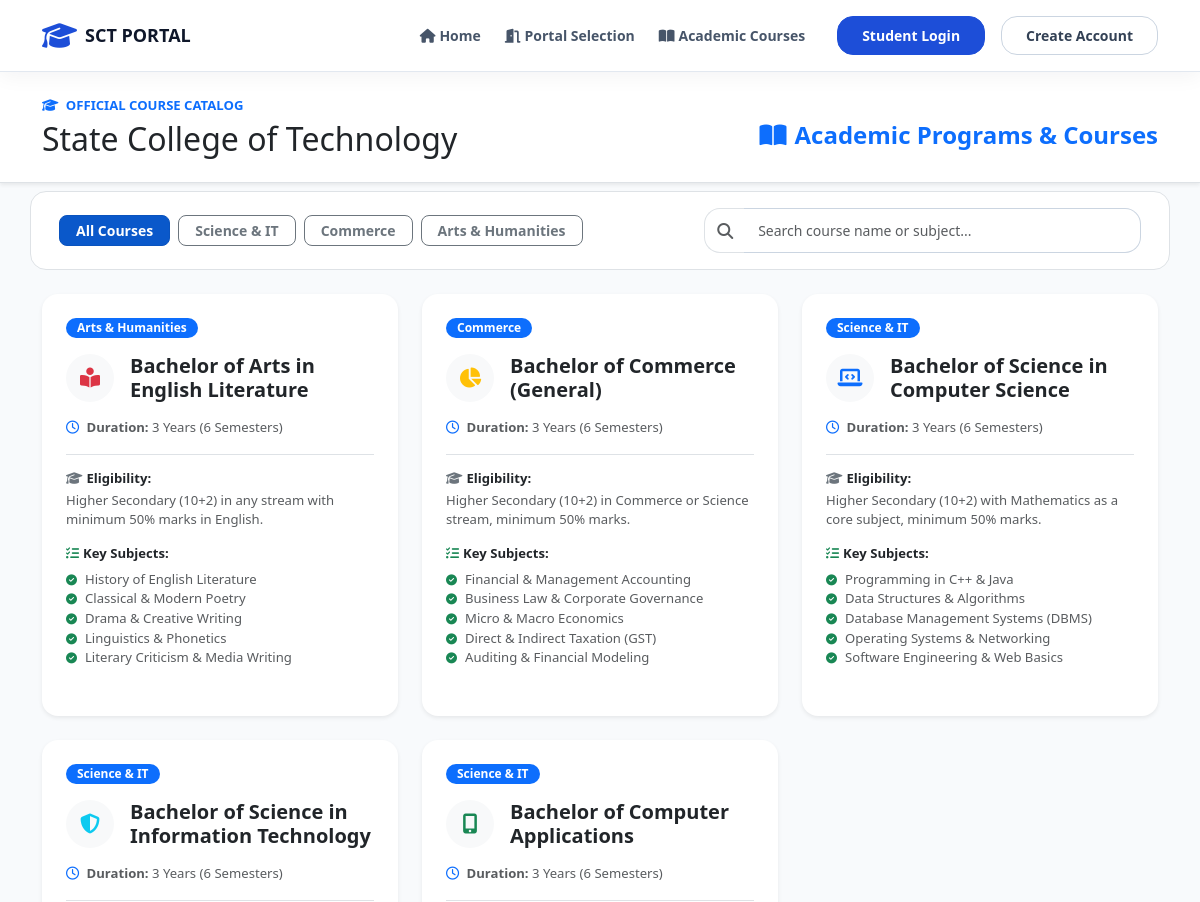
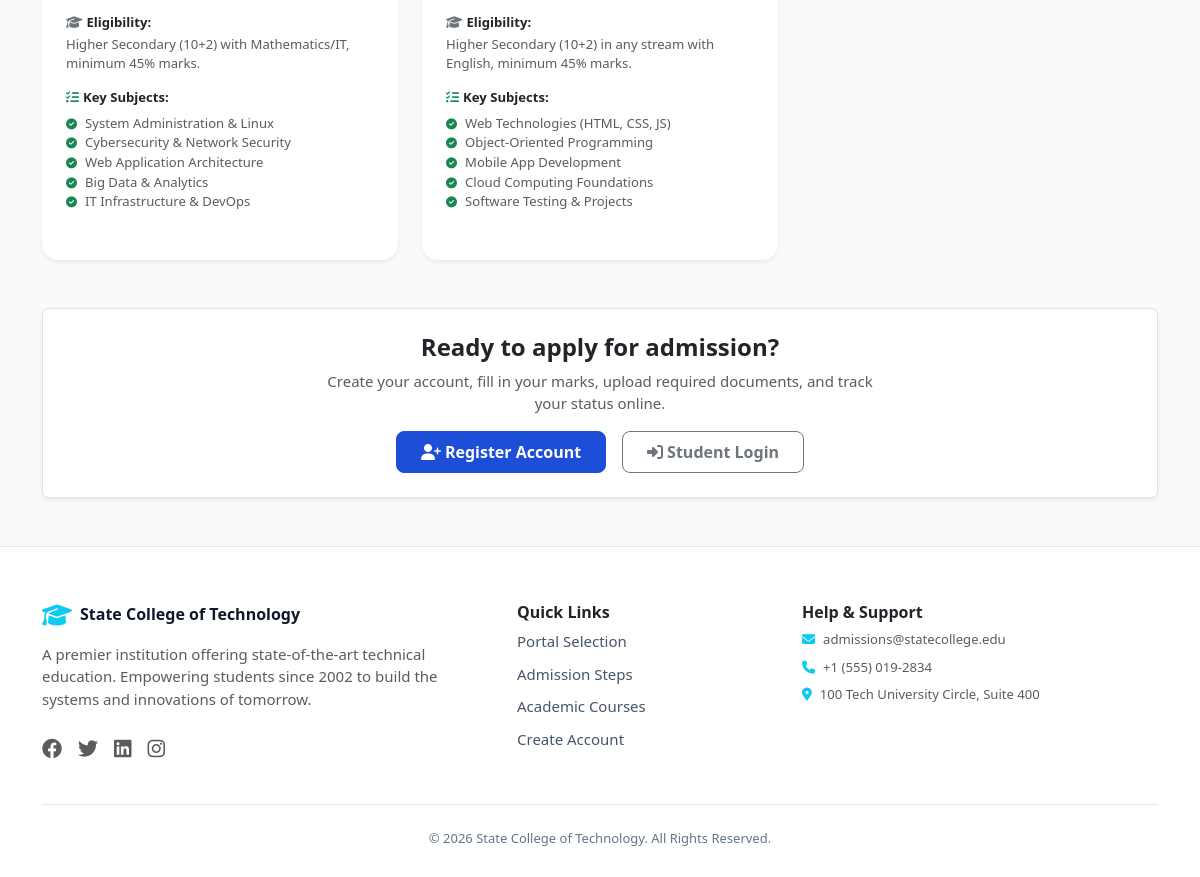
/courses.php, run on the app's committed database (2 pictures, top to bottom).
### tables this page shows
CREATE TABLE `courses` (
  `course_id` int NOT NULL AUTO_INCREMENT,
  `course_name` varchar(100) NOT NULL,
  `department` varchar(100) NOT NULL,
  `semester` varchar(20) NOT NULL,
  `total_seats` int NOT NULL DEFAULT '60',
  PRIMARY KEY (`course_id`)
);

### includes/auth.php (called while the page is built, shortened)
<?php
function e($value)
{
    return htmlspecialchars((string) $value, ENT_QUOTES, 'UTF-8');
}
?>

### courses.php (the view, shortened to what this page needs)
<?php
require_once 'includes/db_connect.php';
require_once 'includes/auth.php';
try {
    $stmt = $pdo->query("SELECT * FROM courses ORDER BY department, course_name");
    $courses_from_db = $stmt->fetchAll();
} catch (PDOException $e) {
    $courses_from_db = [];
}
$course_full_names = [
    'B.Sc. Computer Science' => 'Bachelor of Science in Computer Science',
    'Bachelor of Computer Applications (BCA)' => 'Bachelor of Computer Applications',
    'B.Com. (General)' => 'Bachelor of Commerce (General)',
    'B.A. English Literature' => 'Bachelor of Arts in English Literature',
    'B.Sc. Information Technology (B.Sc. IT)' => 'Bachelor of Science in Information Technology'
];
$default_details = [
    'icon' => 'fa-graduation-cap text-secondary',
    'duration' => '3 Years (6 Semesters)',
    'eligibility' => 'Higher Secondary (10+2) from a recognized board with minimum 45% marks.',
    'curriculum' => [
        'Core Foundational Coursework',
        'Specialized Subject Modules',
        'Elective Modules',
        'Practical Laboratory Work'
    ]
];
include 'includes/header.php';
?>
<div class="bg-white border-bottom py-4 shadow-sm">
    <div class="container">
        <div class="row align-items-center gy-3">
            <div class="col-md-7 text-center text-md-start">
                <span class="text-primary fw-bold small text-uppercase tracking-wider d-block mb-1">
                    <i class="fa-solid fa-graduation-cap me-1"></i> Official Course Catalog
                </span>
                <h2 class="fw-extrabold text-dark mb-0">State College of Technology</h2>
            </div>
            <div class="col-md-5 text-center text-md-end">
                <h4 class="fw-bold text-primary mb-0 mt-3">
                    <i class="fa-solid fa-book-open me-2"></i>Academic Programs & Courses
                </h4>
            </div>
        </div>
    </div>
</div>
<div class="container my-4">
    <div class="row align-items-center gy-3 bg-white p-3 rounded-4 border">
        <div class="col-12 col-lg-7 mt-0">
            <div class="d-flex align-items-center gap-2 flex-wrap" id="deptFilters">
                <button class="btn btn-primary btn-sm fw-bold px-3 filter-btn active" data-dept="all">All Courses</button>
                <button class="btn btn-outline-secondary btn-sm fw-semibold px-3 filter-btn" data-dept="Science & IT">Science & IT</button>
                <button class="btn btn-outline-secondary btn-sm fw-semibold px-3 filter-btn" data-dept="Commerce">Commerce</button>
                <button class="btn btn-outline-secondary btn-sm fw-semibold px-3 filter-btn" data-dept="Arts & Humanities">Arts & Humanities</button>
            </div>
        </div>
        <div class="col-12 col-lg-5 mt-3 mt-lg-0">
            <div class="input-group">
                <span class="input-group-text bg-white rounded-start-4 border-end-0"><i class="fa-solid fa-magnifying-glass text-muted"></i></span>
                <input type="text" id="courseSearch" class="form-control rounded-end-4 border-start-0" placeholder="Search course name or subject...">
            </div>
        </div>
    </div>
</div>
<div class="container mb-5">
    <?php if (empty($courses_from_db)): ?>
        <div class="alert alert-info text-center shadow-sm py-4">
            <i class="fa-solid fa-circle-info fs-3 mb-2 text-info"></i>
            <h5>No Active Courses Found</h5>
            <p class="mb-0 text-muted">Course database is currently empty. Please check back later or contact admin.</p>
        </div>
    <?php else: ?>
        <div class="row g-4" id="courseCardList">
            <?php foreach ($courses_from_db as $course):
                $c_name = $course['course_name'];
                $full_name = $course_full_names[$c_name] ?? $c_name;
                $details = $course_details_map[$full_name] ?? $course_details_map[$c_name] ?? $default_details;
            ?>
                <div class="col-md-6 col-lg-4 course-item"
                    data-dept="<?php echo e($course['department']); ?>"
                    data-search="<?php echo e(strtolower($full_name . ' ' . $c_name . ' ' . $course['department'] . ' ' . implode(' ', $details['curriculum']))); ?>">
                    <div class="card h-100 border-0 shadow-sm rounded-4 overflow-hidden d-flex flex-column">
                        <div class="card-body p-4 d-flex flex-column">
                            <div class="d-flex align-items-center justify-content-between mb-3">
                                <span class="badge bg-primary text-white px-2.5 py-1 rounded-pill small"><?php echo e($course['department']); ?></span>
                            </div>
                            <div class="d-flex align-items-center gap-3 mb-3">
                                <div class="rounded-circle bg-light d-flex align-items-center justify-content-center flex-shrink-0" style="width: 48px; height: 48px; font-size: 20px;">
                                    <i class="fa-solid <?php echo e($details['icon']); ?>"></i>
                                </div>
                                <h4 class="card-title fw-bold text-dark mb-0 fs-5"><?php echo e($full_name); ?></h4>
                            </div>
                            <div class="mb-3 pb-3 border-bottom text-muted small">
                                <i class="fa-regular fa-clock me-1 text-primary"></i> <strong>Duration:</strong> <?php echo e($details['duration']); ?>
                            </div>
                            <div class="mb-3">
                                <h6 class="fw-bold text-dark small mb-1"><i class="fa-solid fa-graduation-cap me-1 text-secondary"></i>Eligibility:</h6>
                                <p class="text-muted small mb-0" style="line-height: 1.5;"><?php echo e($details['eligibility']); ?></p>
                            </div>
                            <div class="flex-grow-1">
                                <h6 class="fw-bold text-dark small mb-2"><i class="fa-solid fa-list-check me-1 text-success"></i>Key Subjects:</h6>
                                <ul class="list-unstyled mb-0">
                                    <?php foreach ($details['curriculum'] as $item): ?>
                                        <li class="small text-muted mb-1.5 d-flex align-items-start">
                                            <i class="fa-solid fa-circle-check text-success me-2 mt-1" style="font-size: 11px;"></i>
                                            <span><?php echo e($item); ?></span>
                                        </li>
                                    <?php endforeach; ?>
                                </ul>
                            </div>
                        </div>
                    </div>
                </div>
            <?php endforeach; ?>
        </div>
    <?php endif; ?>
    <div class="text-center mt-5 p-4 bg-white rounded shadow-sm border">
        <h4 class="fw-bold text-dark mb-2">Ready to apply for admission?</h4>
        <p class="text-muted mb-3 mx-auto" style="max-width: 550px;">Create your account, fill in your marks, upload required documents, and track your status online.</p>
        <div class="d-flex justify-content-center gap-3 flex-wrap">
            <a href="student_register.php" class="btn btn-primary fw-bold px-4 py-2"><i class="fa-solid fa-user-plus me-1"></i>Register Account</a>
            <a href="login.php?role=student" class="btn btn-outline-secondary fw-bold px-4 py-2"><i class="fa-solid fa-right-to-bracket me-1"></i>Student Login</a>
        </div>
    </div>
</div>
<?php include 'includes/footer.php'; ?>

### data on the page
courses: department "Arts & Humanities", course_name "Bachelor of Arts in English Literature", course_name "3 Years (6 Semesters)", course_name "Higher Secondary (10+2) in any stream with minimum 50% marks in English.", course_name "History of English Literature", course_name "Classical & Modern Poetry", course_name "Drama & Creative Writing", course_name "Linguistics & Phonetics", course_name "Literary Criticism & Media Writing"
courses: department "Commerce", course_name "Bachelor of Commerce (General)", course_name "3 Years (6 Semesters)", course_name "Higher Secondary (10+2) in Commerce or Science stream, minimum 50% marks.", course_name "Financial & Management Accounting", course_name "Business Law & Corporate Governance", course_name "Micro & Macro Economics", course_name "Direct & Indirect Taxation (GST)", course_name "Auditing & Financial Modeling"
courses: department "Science & IT", course_name "Bachelor of Science in Computer Science", course_name "3 Years (6 Semesters)", course_name "Higher Secondary (10+2) with Mathematics as a core subject, minimum 50% marks.", course_name "Programming in C++ & Java", course_name "Data Structures & Algorithms", course_name "Database Management Systems (DBMS)", course_name "Operating Systems & Networking", course_name "Software Engineering & Web Basics"
courses: department "Science & IT", course_name "Bachelor of Science in Information Technology", course_name "3 Years (6 Semesters)", course_name "Higher Secondary (10+2) with Mathematics/IT, minimum 45% marks.", course_name "System Administration & Linux", course_name "Cybersecurity & Network Security", course_name "Web Application Architecture", course_name "Big Data & Analytics", course_name "IT Infrastructure & DevOps"
courses: department "Science & IT", course_name "Bachelor of Computer Applications", course_name "3 Years (6 Semesters)", course_name "Higher Secondary (10+2) in any stream with English, minimum 45% marks.", course_name "Web Technologies (HTML, CSS, JS)", course_name "Object-Oriented Programming", course_name "Mobile App Development", course_name "Cloud Computing Foundations", course_name "Software Testing & Projects"
